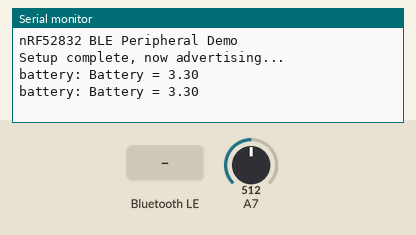
Simulated run of this sketch. Board: nRF52 board. Parts: the last lines printed to the serial monitor. The inputs (shaded band) are chosen by the test bench; at power-on: A7 = 512. A phone connects over Bluetooth LE 3 s after start.

Above: at 1.8 s.
1.9 s: Bluetooth LE write "1" received
4.5 s: A7 set to 716
At 5.8 s:
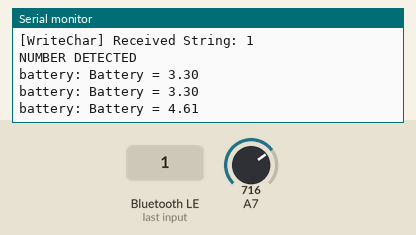
6.0 s: Bluetooth LE write "0" received
7.5 s: A7 set to 900
At 8.8 s:
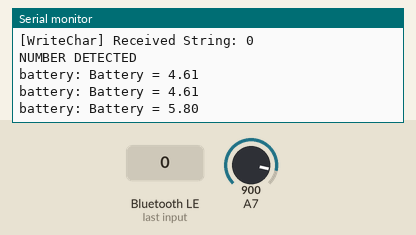
Timing chart, 0 to 10.0 s (numbered marks = the images above; inputs shaded):
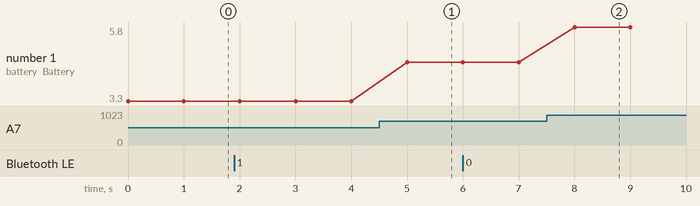

The sketch:

BLE_nrf52832_send_read_data_copy_20250302181752.ino
```cpp
// (licence header left out)
#include <bluefruit.h>

//--------------------------------------------------------------------
// Custom 128-bit Service & Characteristic UUIDs
//--------------------------------------------------------------------
#define SERVICE_UUID           "4fafc201-1fb5-459e-8fcc-c5c9c331914b"
#define BATTERY_LIFE_UUID      "e540f441-a246-4072-b162-e2b67d4c7f57"
#define VENT_ANGLE_UUID        "beb5483e-36e1-4688-b7f5-ea07361b26a8"
// Create the BLE Service & Characteristic objects
BLEService customService(SERVICE_UUID);
BLECharacteristic battery_life_char(BATTERY_LIFE_UUID);
BLECharacteristic vent_angle_char(VENT_ANGLE_UUID);

//--------------------------------------------------------------------
// Setup
//--------------------------------------------------------------------
void setup() {
  Serial.begin(115200);
  while (!Serial) delay(10);

  Serial.println("nRF52832 BLE Peripheral Demo");

  // 1) Initialize the Bluefruit stack
  Bluefruit.begin();
  Bluefruit.setName("nRF52832_Peripheral");  // Advertised device name
  Bluefruit.setTxPower(4);                  // Check local regulations

  // 2) Configure and start the custom service + characteristic
  setupServiceAndCharacteristic();

  // 3) Set up advertising
  startAdvertising();

  Serial.println("Setup complete, now advertising...");
}

void send_battery_alert() {
      // Create a small string message
      char message[32];
      // snprintf(message, sizeof(message), "Hello #%lu", (unsigned long)counter++);
      // Send data for the battery consumption
      float measuredvbat = analogRead(A7);
      measuredvbat *= 2;    // we divided by 2, so multiply back
      measuredvbat *= 3.3;  // Multiply by 3.3V, our reference voltage
      measuredvbat /= 1024; // convert to voltage
      snprintf(message, sizeof(message), "Battery = %0.2f", measuredvbat);

      // Notify new value
      bool success = battery_life_char.notify((uint8_t*)message, strlen(message));
      if (success) {
        Serial.print("battery: ");
        Serial.println(message);
      } else {
        Serial.println("Notification failed. Possibly not enabled?");
      }
}

void loop() {
  send_battery_alert();
  delay(1000);
}

//--------------------------------------------------------------------
// Configure the custom service & characteristic
//--------------------------------------------------------------------
void setupServiceAndCharacteristic() {
  // 1) Initialize service
  customService.begin();

  // 2) Initialize characteristic
  //    - Set properties to Read + Notify
  //    - We set the max length to 20 bytes for demonstration
  battery_life_char.setProperties(CHR_PROPS_READ | CHR_PROPS_NOTIFY);
  battery_life_char.setPermission(SECMODE_OPEN, SECMODE_NO_ACCESS);
  battery_life_char.setMaxLen(20);     // up to 20 bytes (or more if using larger MTU)
  battery_life_char.begin();

  // Initialize the battery life characteristic
  //    - Set to write to the characteristic and notify other devices
  //    - Max length = 20 bytes
  vent_angle_char.setProperties(CHR_PROPS_WRITE | CHR_PROPS_NOTIFY);
  vent_angle_char.setPermission(SECMODE_OPEN, SECMODE_OPEN); // allows anybody to read/write to the characteristic
  vent_angle_char.setMaxLen(20);
  vent_angle_char.setWriteCallback(writeCallback);
  vent_angle_char.begin();

  // Optional: Set an initial value
  const char* initStr = "InitialValue";
  battery_life_char.write((uint8_t*)initStr, strlen(initStr));
}

//--------------------------------------------------------------------
// Advertising setup
//--------------------------------------------------------------------
void startAdvertising() {
  // Add flags, TX power, our custom service UUID, and the device name
  Bluefruit.Advertising.addFlags(BLE_GAP_ADV_FLAGS_LE_ONLY_GENERAL_DISC_MODE);
  Bluefruit.Advertising.addTxPower();
  Bluefruit.Advertising.addService(customService);
  Bluefruit.Advertising.addName();

  // Configure advertising parameters
  Bluefruit.Advertising.restartOnDisconnect(true);
  Bluefruit.Advertising.setInterval(32, 244); // 20 ms - 152.5 ms
  Bluefruit.Advertising.setFastTimeout(30);   // 30 seconds of fast adv
  Bluefruit.Advertising.start(0);             // 0 = advertise forever
}

bool isNumeric (String input) {
  char c;
  if (input == "") {
    return false;
  }
  for (int i = 0; i < input.length(); i++) {
    c = input[i];
    if (c < '0' || c > '9') {
      return false;
    }
  }
  return true;
}

// functions that intakes data from the Vent Angle characteristic and adjusts the vent angle accordingly
void writeCallback(uint16_t conn_hdl, BLECharacteristic* chr, uint8_t* data, uint16_t len) {
  String incomingMessage;
  incomingMessage = String((char*)data).substring(0, len); // Prevent buffer overflow

  Serial.print("[WriteChar] Received String: ");
  Serial.println(incomingMessage);

  if (isNumeric(incomingMessage)) {
    Serial.println("NUMBER DETECTED");
  }
  else {
    Serial.println("INVALID INTEGER");
  }
}
```

Measured:
- after the input at 4.5 s, the serial monitor: prints a new line after 0.50 s (image 1)
- after the input at 7.5 s, the serial monitor: prints a new line after 0.50 s (image 2)
- plotted number 1: 3.3 → 4.61 after the input at 4.5 s, 4.61 → 5.8 after the input at 7.5 s
